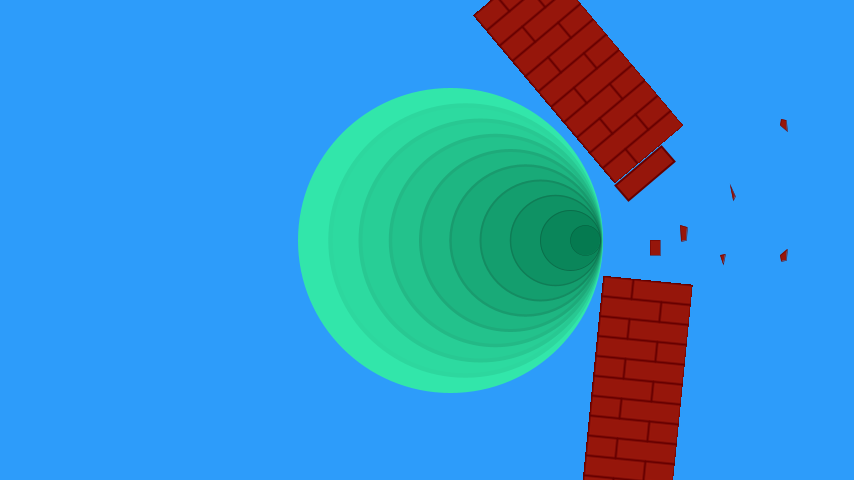
Frame 1 (no input)
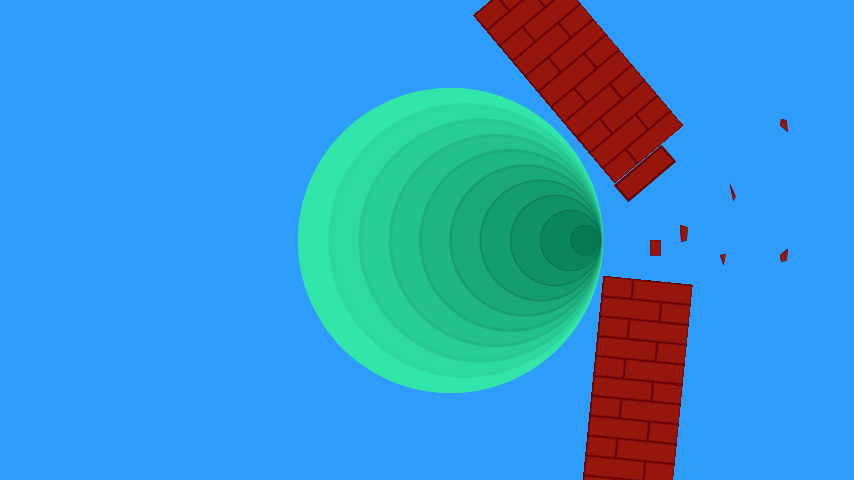
Frame 2 (the mouse pressed at the canvas centre, redrawn once)

The Processing sketch that drew these frames (run headless with seeded random() and noise(); the mouse was pressed at the canvas centre and the sketch redrawn once):

// Processing sketch: assignment01
// ── assignment01.pde

// The green circles are sonic waves representing the sonic barrier, which is about to break.
// The breaking wall is just a symbol of what will happen in the future, which can not be clear with just circles.
// The measures and color of the bricks are taken from Wiki. The rest is just in my imagination :)

void setup() {
  size(854, 480);
  background(#2D9CFA);
  smooth();
  noLoop();
}

void draw() {

  // doppler effect
  for (int i = 0; i < 10; i++) {
    fill(50 - 5 * i, 230 - 12 * i, 170 - 10 * i);
    stroke(50 - 5 * i, 230 - 15 * i, 170 - 12 * i);
    strokeWeight(.5 * (10 - i));
    int r = 300 - (30 * i);
    ellipse(600 - (r/2), 240, r, r);
  } // 10 obj

  // wall
  PGraphics wall;

  wall = createGraphics(90, 220, JAVA2D);
  wall.beginDraw();
  wall.stroke(#660000);
  wall.strokeWeight(2);
  wall.fill(#96160B);
  wall.rect(0, 0, 90, 220); // 11

  for (int i = 0; i < 10; i++) {
    int y = 20 * (i+1);
    int x = 30 + 30 * (i%2);
    wall.line(x, y - 20, x, y); // 12
    wall.line(0, y, 90, y); // 13
  }
  wall.line(30, 200, 30, 220);
  wall.endDraw();

  // draw the wall 2 times at different positions
  stroke(#660000);
  strokeWeight(2);
  fill(#96160B);

  pushMatrix();

  translate(460, 0);
  rotate(-.7);
  image(wall, 0, 20);
  rect(0, 242, 60, 20); // 14

  rotate(.8);
  image(wall, 170, 260);

  popMatrix();

  // parts
  pushMatrix();
  strokeWeight(.5);
  translate(650, 240);
  rect(0, 0, 10, 15); //15
  quad(30, -15, 37, -13, 36, 0, 31, 1); // 16
  quad(130, 15, 137, 9, 136, 20, 131, 21); // 17
  triangle( 70, 15, 75, 14, 73, 24); // 18
  quad(130, -115, 137, -109, 136, -120, 131, -121); // 19
  triangle( 80, -55, 85, -44, 83, -40); // 20
 
  popMatrix();
}
